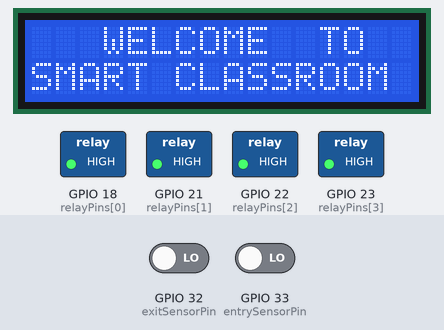
This sketch was run on a simulated ESP32. On the bench: 16×2 character LCD, switched loads named in the sketch (green lamp = pin HIGH). The inputs (shaded band) are chosen by the test bench; at power-on: GPIO 33 (entrySensorPin) LOW, GPIO 32 (exitSensorPin) LOW. What the sketch prints to the serial monitor is not drawn.

Above: at 0.1 s.
3.3 s: GPIO 33 (entrySensorPin) driven HIGH
At 4.2 s:
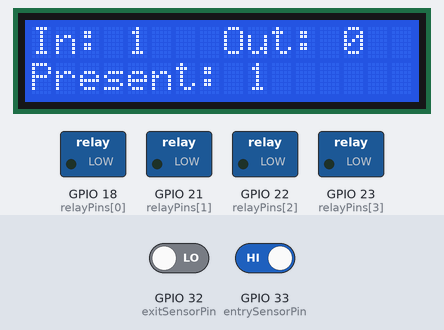
6.3 s: GPIO 32 (exitSensorPin) driven HIGH
At 7.6 s:
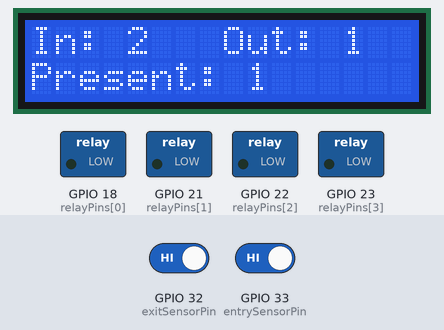
8.8 s: GPIO 33 (entrySensorPin) driven LOW
At 10.5 s:
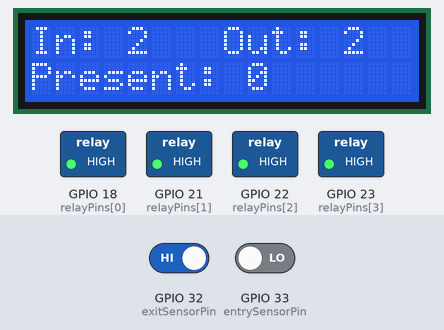
Timing chart, 0 to 12.0 s (numbered marks = the images above; inputs shaded):
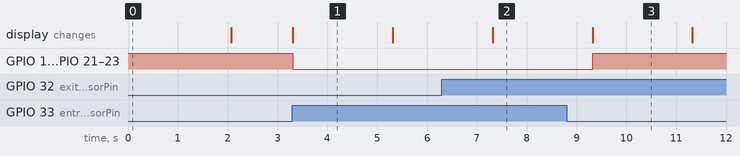

The sketch:

sketch_apr5b_part1_code.ino
```cpp
#include <WiFi.h>
#include <WebServer.h>
#include <LiquidCrystal.h>

// Wi-Fi access point credentials
const char* ssid = "SMART CLASSROOM";
const char* password = "07184596";

// Static IP configuration
IPAddress local_IP(192, 168, 4, 1);
IPAddress gateway(192, 168, 4, 1);
IPAddress subnet(255, 255, 255, 0);

// GPIO pins for relays (active low)
const int relayPins[] = {18 , 21 ,22 , 23};
const int buttonPins[] = {2, 4};

// Relay states
bool relayStates[] = {HIGH, HIGH, HIGH, HIGH}; // Start with relays off

// Visitor counter variables
int visitorsIn = 0;
int visitorsOut = 0;
int currentVisitors = 0;


// Create a WebServer object on port 80
WebServer server(80);

// LCD pins
const int RS = 13, EN = 12, D4 = 14, D5 = 27, D6 = 26, D7 = 25;
LiquidCrystal lcd(RS, EN, D4, D5, D6, D7);

// IR sensor pins
const int entrySensorPin = 33;
const int exitSensorPin = 32;

// HTML content generation function
String generateHTML() {
  String html = "<!DOCTYPE html><html><head><meta name=\"viewport\" content=\"width=device-width, initial-scale=1.0\">";
  html += "<style>";
  html += "body { font-family: 'Segoe UI', sans-serif; max-width: 480px; margin: auto; text-align: center; background: linear-gradient(to bottom, #eef2f5, #d0e0eb); color: #333; padding: 20px; border-radius: 10px; box-shadow: 0 4px 10px rgba(0, 0, 0, 0.1); }";
  html += "h1 { font-size: 28px; color: #4CAF50; margin-bottom: 20px; text-shadow: 1px 1px 3px rgba(0,0,0,0.3); }";
  html += ".button { display: inline-block; width: 80%; padding: 15px; margin: 10px; font-size: 20px; font-weight: bold; color: white; background: linear-gradient(to right, #4CAF50, #45a049); border: none; border-radius: 25px; box-shadow: 0 5px 15px rgba(0, 0, 0, 0.2); transition: transform 0.3s, background-color 0.3s; }";
  html += ".button.off { background: linear-gradient(to right, #f44336, #d32f2f); }";
  html += ".button:hover { transform: scale(1.05); }";
  html += ".refresh { background: linear-gradient(to right, #2196F3, #1976D2); padding: 12px 25px; margin: 20px; color: white; font-size: 20px; border: none; border-radius: 25px; text-shadow: 1px 1px 3px rgba(0,0,0,0.3); }";
  html += ".footer { margin-top: 30px; color: #666; font-size: 16px; font-style: italic; text-shadow: 1px 1px 3px rgba(0,0,0,0.2); }";
  html += "</style></head><body>";
  html += "<h1>SMART CLASSROOM</h1>";
  html += "<p><strong>PRESENT:</strong> " + String(currentVisitors) + "</p>";
  html += "<p><strong>IN:</strong> " + String(visitorsIn) + "</p>";
  html += "<p><strong>OUT:</strong>" + String(visitorsOut) + "</p>";

  // Relay control buttons
  for (int i = 0; i < 4; i++) {
    html += "<p>Relay " + String(i+1) + ": " + (relayStates[i] == LOW ? "ON" : "OFF") + "</p>";
    html += "<form action=\"/toggle_relay_" + String(i) + "\" method=\"GET\">";
    html += "<button class=\"button " + String(relayStates[i] == LOW ? "off" : "") + "\" type=\"submit\">"
            + String(relayStates[i] == LOW ? "Turn OFF" : "Turn ON") + " Relay " + String(i+1) + "</button>";
    html += "</form><br>";
  }

  // Refresh button
  html += "<form action=\"/refresh\" method=\"GET\">";
  html += "<button class=\"refresh\" type=\"submit\">Refresh</button>";
  html += "</form>";

  html += "<div class=\"footer\">&copy; SMART CLASSROOM - Designed for Efficiency</div>";
  html += "</body></html>";

  return html;
}

// Update visitor count and LCD display
void updateVisitorCount() {
  currentVisitors = visitorsIn - visitorsOut;

  // Update LCD
  lcd.clear();
  lcd.setCursor(0, 0);
  lcd.print("In: ");
  lcd.print(visitorsIn);
  lcd.setCursor(8, 0);
  lcd.print("Out: ");
  lcd.print(visitorsOut);
  lcd.setCursor(0, 1);
  lcd.print("Present: ");
  lcd.print(currentVisitors);

  // Control relays based on current visitors
  if (currentVisitors >= 1) {
    // Turn ON all relays
    for (int i = 0; i < 4; i++) {
      digitalWrite(relayPins[i], LOW); // Active LOW: LOW means ON
      relayStates[i] = LOW; // Update relay states
    }
  } else {
    // Turn OFF all relays
    for (int i = 0; i < 4; i++) {
      digitalWrite(relayPins[i], HIGH); // Active LOW: HIGH means OFF
      relayStates[i] = HIGH; // Update relay states
    }
  }
}

// Toggle relay function
void toggleRelay(int relayIndex) {
  relayStates[relayIndex] = !relayStates[relayIndex];
  digitalWrite(relayPins[relayIndex], relayStates[relayIndex]);
}

// Setup server routes
void setupServerRoutes() {
  server.on("/", HTTP_GET, []() {
    server.send(200, "text/html", generateHTML());
  });

  for (int i = 0; i < 4; i++) {
    int relayIndex = i;
    server.on(("/toggle_relay_" + String(i)).c_str(), HTTP_GET, [relayIndex]() {
      toggleRelay(relayIndex);
      server.send(200, "text/html", generateHTML());
    });
  }

  server.on("/refresh", HTTP_GET, []() {
    server.send(200, "text/html", generateHTML());
  });
}

void setup() {
  Serial.begin(115200);

  // Setup relay pins
  for (int i = 0; i < 4; i++) {
    pinMode(relayPins[i], OUTPUT);
    digitalWrite(relayPins[i], HIGH);
  }

  // Setup LCD
  // Initialize LCD
  lcd.begin(16, 2);
  lcd.setCursor(0, 0);
  lcd.print("   WELCOME  TO ");
  lcd.setCursor(0, 1);
  lcd.print("SMART CLASSROOM");
  delay(2000);
  lcd.clear();

  // Setup IR sensors
  pinMode(entrySensorPin, INPUT);
  pinMode(exitSensorPin, INPUT);

  // Setup Wi-Fi access point
  WiFi.softAPConfig(local_IP, gateway, subnet);
  WiFi.softAP(ssid, password);
  Serial.print("Access Point IP: ");
  Serial.println(WiFi.softAPIP());

  // Setup server routes
  setupServerRoutes();
  server.begin();
}

void loop() {
  server.handleClient();

  // Check entry sensor
  if (digitalRead(entrySensorPin) == HIGH) {
    visitorsIn++;
    updateVisitorCount();
    delay(2000); // Debounce delay
  }

  // Check exit sensor
  if (digitalRead(exitSensorPin) == HIGH) {
    visitorsOut++;
    updateVisitorCount();
    delay(2000); // Debounce delay
  }
}
//add some design in the html page add animations in the program and add css  in which add container , back ground effect and animation in button and in program add the speed rangeing and  indication in relay 3 and realy 4 for the
```

Measured:
- after the input at 3.3 s, GPIO 18 (relayPins[0]), GPIO 21 (relayPins[1]), GPIO 22 (relayPins[2]), GPIO 23 (relayPins[3]): HIGH → LOW at once; the display: changes at once (image 1)
- after the input at 6.3 s, the display: changes after 1.0 s (image 2)
- after the input at 8.8 s, GPIO 18 (relayPins[0]), GPIO 21 (relayPins[1]), GPIO 22 (relayPins[2]), GPIO 23 (relayPins[3]): LOW → HIGH after 0.52 s
- what the display in image 1 shows lasts 2.0 s, from 3.3 s to 5.3 s
